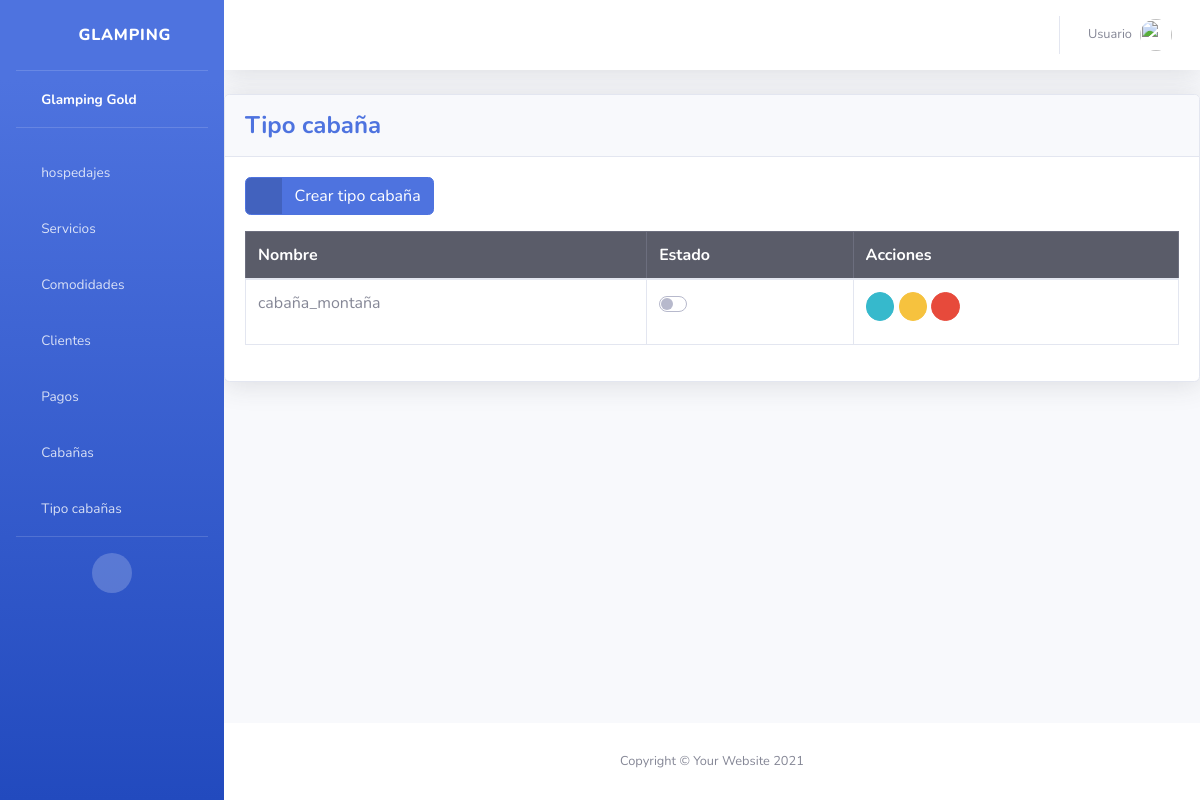
The page /tipocabañas/ on the database as committed earlier.
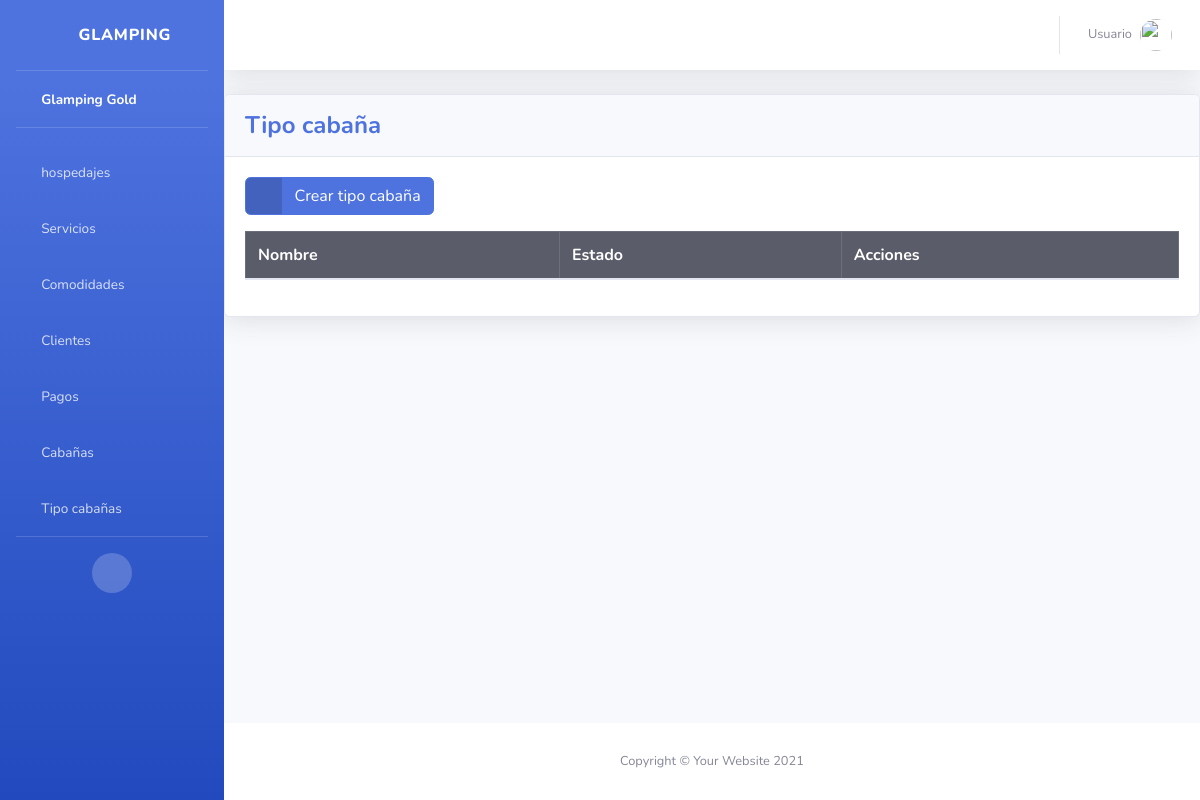
The same page on the database as committed later.
### tipocabañas/models.py (models this page shows)
class Tipocabaña (models.Model):
    nombre = models.CharField(max_length=30)
    status = models.BooleanField(default=True)

### tipocabañas/views.py (called while the page is built)
def tipocabañas(request):
    tipocabañas_list = Tipocabaña.objects.all()
    return render(request, 'tipocabañas/index.html', {'tipocabañas_list': tipocabañas_list}
)

### templates/tipocabañas/index.html (shortened to what this page needs)
{% extends 'base.html' %}
{% block content %}
<div class="card shadow mb-4">
    <div class="card-header py-3">
        <h4 class="m-0 font-weight-bold text-primary">Tipo cabaña</h4>
    </div>
    <div class="card-body">
        <div class="table-responsive">
            <a href="{% url 'create_tipocabaña' %}" class="btn btn-primary btn-icon-split mb-3">
                <span class="icon text-white-50">
                  <i class="fas fa-plus"></i>
              </span>
              <span class="text">Crear tipo cabaña</span>
            </a>
            <table class="table table-bordered" id="dataTable" width="100%" cellspacing="0">
                <thead class="table-dark">
                    <tr>
                        <th>Nombre</th>
                        <th>Estado</th>
                        <th>Acciones</th>
                    </tr>
                </thead>
                <tbody>
                    {% for tipocabaña in tipocabañas_list %}
                    <tr>
                    <td>{{ tipocabaña.nombre }}</td>
                    <td>
                        <form action="" method="POST">
                            <div class="custom-control custom-switch">
                            </div>
                        </form>
                    </td>
                    <td>
                        <a href="" class="btn btn-info btn-circle btn-sm">
                            <i class="fas fa-info-circle"></i>
                        </a>
                        <a href="" class="btn btn-warning btn-circle btn-sm">
                            <i class="fas fa-edit"></i>
                        </a>
                        <a href="" class="btn btn-danger btn-circle btn-sm">
                            <i class="fas fa-trash"></i>
                        </a>
                    </td>
                    </tr>
                    {% endfor %}
                </tbody>
            </table>
        </div>
    </div>
</div>
{%endblock%}

Rows that differ between the two databases and show on the page:
removed Tipocabaña: nombre "cabaña_montaña"
